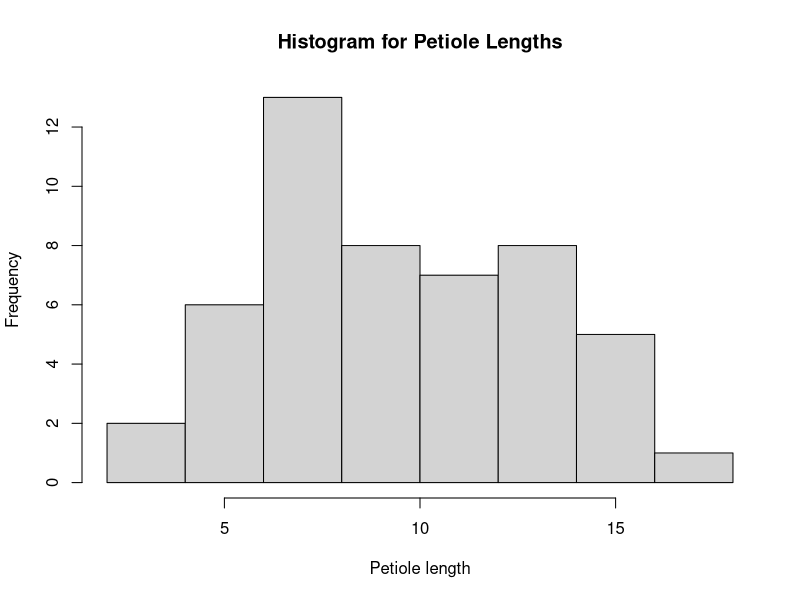
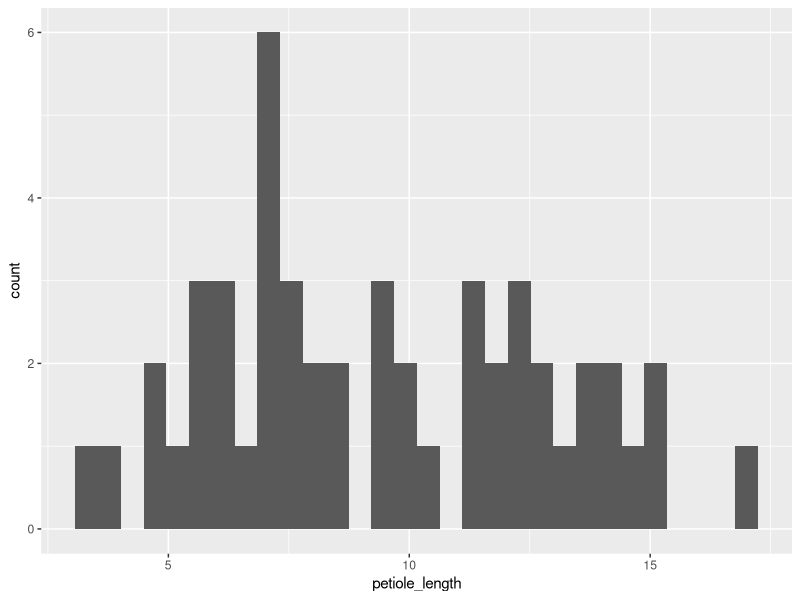

Generate these figures, in order, with R:
## ---- chunk 1
rm(list=ls()) #clears R's brain
library(dplyr) #imports dplyr package
library(here) #allows use of the here() function while importing data from a file
## ---- chunk 2
Leaves <- read.csv(here("Data", "Class_leaf_measurements.csv"), stringsAsFactors = TRUE) #reads the .csv file and makes it into a data frame
## ---- chunk 3
str(Leaves) #shows the structure of the data frame
## ---- chunk 4
Leaves <- rename(Leaves, "leaf_num" = Leaf.., "DBH_cm" = DBH..cm., "petiole_length" = Petiole.length) #for the rename() function, first list the DF, then put the new column header names in parentheses, equal to the old column header name
## ---- chunk 5
unique(Leaves$Species) # this shows the unique levels within the Species data
norway <- which(Leaves$Species == "Norway maple" | Leaves$Species == "Norway Maple" | Leaves$Species == "Norway mapel")
sugar <- which(Leaves$Species == "sugar maple" | Leaves$Species == "Sugar Maple" | Leaves$Species == "Sugar maple")
red <- which(Leaves$Species == "red maple" | Leaves$Species == "Red Maple" | Leaves$Species == "Red maple")
## ---- chunk 6
Leaves$Species[norway] <- "Norway maple"
Leaves$Species[sugar] <- "sugar maple"
Leaves$Species[red] <- "red maple"
## ---- chunk 7
Sugar <- Leaves %>%
  select(-Person, -Tree_num, -leaf_num) %>%# to take out certain columns, use the select() function
  filter(Species == "sugar maple") # this filters out all species that are not sugar maple
## ---- chunk 8
hist(Sugar$petiole_length, main = "Histogram for Petiole Lengths", xlab = "Petiole length")
# xlab changes the label on the x-axis
# main changes the title
## ---- chunk 9
library(ggplot2)
ggplot(Sugar, aes(x = petiole_length))+
  geom_histogram()
